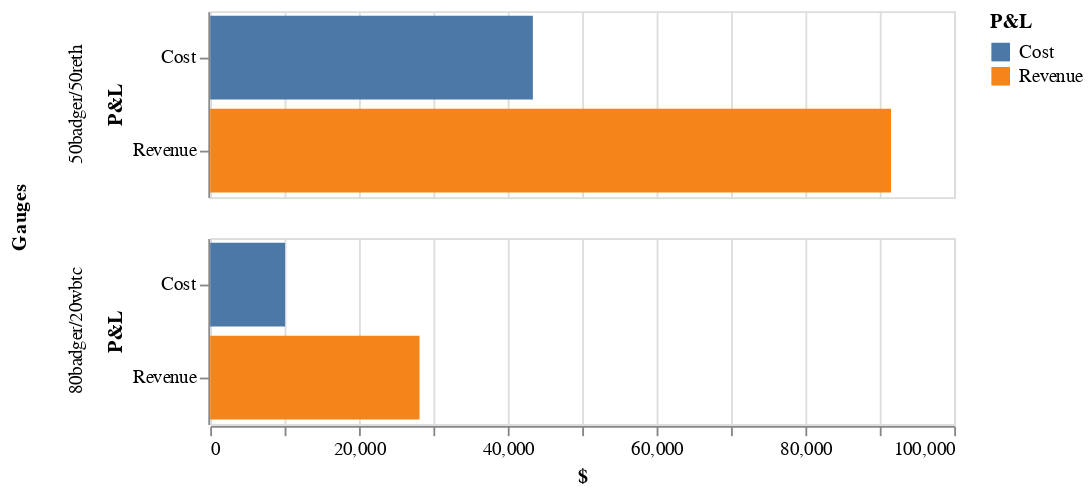

The notebook cell this image was saved under:
### Code cell
# Incentives ROI visual
chart = pnl_visuals(
    VISUAL_LABELS,
    [badger_to_bribe * badger_price, remaining_bribe * badger_price],
    [
        pool_earnings_badger_wbtc * pool_capture_badger_wbtc,
        pool_earnings_badger_reth * pool_capture_badger_reth,
    ],
)
chart.properties(height=100)

### Figure 1 — Vega-Lite specification as saved in the notebook (floating-point values rounded to 4 significant figures)
{"config": {"view": {"continuousWidth": 400, "continuousHeight": 300}}, "data": {"name": "data-2ad856a98609ba55a3fe538d174dde0d"}, "mark": "bar", "encoding": {"color": {"field": "P&L", "type": "nominal"}, "row": {"field": "Gauges", "type": "nominal"}, "x": {"field": "$", "type": "quantitative"}, "y": {"field": "P&L", "type": "nominal"}}, "height": 100, "transform": [{"fold": ["Cost", "Revenue"], "as": ["P&L", "$"]}], "$schema": "https://vega.github.io/schema/vega-lite/v4.17.0.json", "datasets": {"data-2ad856a98609ba55a3fe538d174dde0d": [{"Gauges": "80badger/20wbtc", "Cost": 10070.0, "Revenue": 28140.0}, {"Gauges": "50badger/50reth", "Cost": 43370.0, "Revenue": 91510.0}]}}
